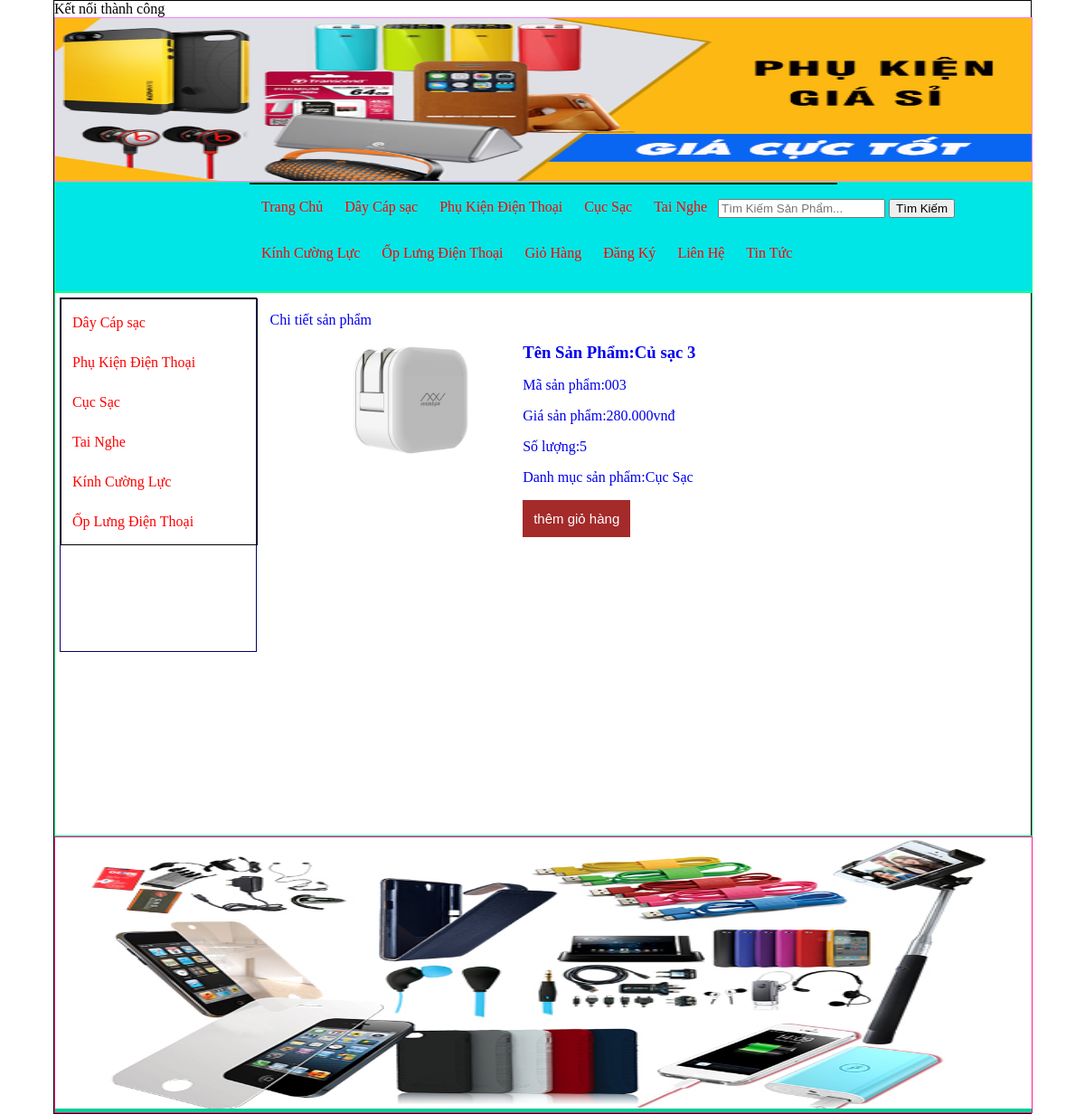
The page /Pages/cuoiki.php?quanly=sanpham&id=31 on the database its author committed.
### tables this page shows
CREATE TABLE `danhmuc` (
  `id_danhmuc` int(11) NOT NULL,
  `tendanhmuc` varchar(256) NOT NULL,
  `thutu` int(11) NOT NULL
);

CREATE TABLE `sanpham` (
  `id_sanpham` int(11) NOT NULL,
  `tensanpham` varchar(255) NOT NULL,
  `ma` varchar(100) NOT NULL,
  `gia` varchar(100) NOT NULL,
  `soluong` int(100) NOT NULL,
  `hinhanh` varchar(50) NOT NULL,
  `tomtat` tinytext NOT NULL,
  `noidung` text NOT NULL,
  `tinhtrang` int(100) NOT NULL,
  `id_danhmuc` int(11) NOT NULL
);

### Pages/menu.php (the view, shortened to what this page needs)
<?php
    $sql_danhmuc="SELECT * FROM `danhmuc` ORDER BY id_danhmuc DESC";
    $query_danhmuc= mysqli_query($conn,$sql_danhmuc);
?>
    <div class="menu">
            <ul class="list_menu">
                <li><a href="cuoiki.php">Trang Chủ</a></li>
                    <?php
                    while($row_danhmuc = mysqli_fetch_array($query_danhmuc)) {
                    ?>
                <li><a href="cuoiki.php?quanly=danhmucsanpham&id=<?php echo $row_danhmuc['id_danhmuc']?>">
                <?php echo $row_danhmuc['tendanhmuc'];?></a></li>
                    <?php
                        }
                    ?>
                <li><a href="cuoiki.php?quanly=giohang">Giỏ Hàng</a></li>
                <?php
                    if(isset($_SESSION['dangky'])){
                ?>
                        <li><a href="cuoiki.php?dangxuat=1">Đăng Xuất</a></li>
                    <?php
                        }
                    else {
                    ?>
                        <li><a href="cuoiki.php?quanly=dangky">Đăng Ký</a></li>
                <?php
                    }
                ?>
                <li><a href="cuoiki.php?quanly=lienhe">Liên Hệ</a></li>
                <li><a href="cuoiki.php?quanly=tintuc">Tin Tức</a></li>
            </ul>
            <p>
                <form action="cuoiki.php?quanly=timkiem" method="POST">
                    <input type="text" placeholder="Tìm Kiếm Sản Phẩm..." name="tukhoa">
                    <input type="submit" name="timkiem" value="Tìm Kiếm">
                </form>
            </p>
        </div>

### Pages/left/sidebar.php
<div class="sidebar">
                <ul class="list_sidebar">
                <?php
                    $sql_danhmuc="SELECT * FROM `danhmuc` ORDER BY id_danhmuc DESC";
                    $query_danhmuc= mysqli_query($conn,$sql_danhmuc);
                    while($row =  mysqli_fetch_array($query_danhmuc)){
                ?>
                    <li><a href="cuoiki.php?quanly=danhmucsanpham&id=<?php echo $row['id_danhmuc'];?>"><?php echo $row['tendanhmuc'];?></li>
                    <?php
                    }
                    ?>
                </ul>
            </div>

### Pages/right/sanpham.php
<p>Chi tiết sản phẩm</p>
<?php
    $sql_chitiet = "SELECT * FROM sanpham,danhmuc WHERE sanpham.id_danhmuc = danhmuc.id_danhmuc AND sanpham.id_sanpham='$_GET[id]' ";
    $query_chitiet= mysqli_query($conn,$sql_chitiet);
    while($row_chitiet = mysqli_fetch_array($query_chitiet)) {
?>
<div class="wrapper_chitiet">
    <div class="hinhanh_sanpham">
            <img width="100%" src="../admin/module/quanlysanpham/uploads/<?php echo $row_chitiet['hinhanh'];?>">
    </div>
    <form method="POST" action="../Pages/right/themgiohang.php?idsanpham=<?php echo $row_chitiet['id_sanpham']; ?>">
        <div class="chitiet_sanpham">
                <h3 style="margin:0px">Tên Sản Phẩm:<?php echo $row_chitiet['tensanpham']; ?></h3>
                <p>Mã sản phẩm:<?php echo $row_chitiet['ma']; ?></p>
                <p>Giá sản phẩm:<?php echo number_format($row_chitiet['gia'],0,',','.').'vnđ'; ?></p>
                <p>Số lượng:<?php echo $row_chitiet['soluong']; ?></p>
                <p>Danh mục sản phẩm:<?php echo $row_chitiet['tendanhmuc']; ?></p>
                <p><input class="themgiohang" type="submit" name="themvaogio" value="thêm giỏ hàng"></p>
        </div>
    </form>
</div>
<?php
    }
?>

### Pages/cuoiki.css (style rules this page uses)
body { margin: 0px; padding: 0px; }
.menu { border: 1px solid #1aff8c; height: 120px; width: 100%; background: #00e6e6; }
ul.list_menu { padding: 0; margin: 0 auto; list-style: none; width: 60%; border: 1px solid; line-height: 27px; }
ul.list_menu li { float: left; margin: 7px; padding: 5px; }
ul.list_menu li a { text-decoration: none; text-align: center; color: #ff0000; }
.sidebar { border: 1px solid #000066; height: 390px; width: 20%; margin-top: 5px; margin-left: 5px; float: left; }
ul.list_sidebar { padding: 0; list-style: none; margin: 0; width: 100%; border: 1px solid; line-height: 27px; }
ul.list_sidebar li { margin: 7px; padding: 5px; }
ul.list_sidebar li a { text-decoration: none; text-align: left; color: #ff0000; display: block; }
.wrapper_chitiet { height: auto; width: 90%; margin: 0px auto; }
.hinhanh_sanpham { float: left; width: 30%; }
.chitiet_sanpham { float: left; width: 49%; margin:0 10px; }
input.themgiohang { border: none; background: brown; color: #fff; padding: 12px; font-size: 15px; cursor: pointer; }

### rows shown on the page
danhmuc: tendanhmuc "Dây Cáp sạc"
danhmuc: tendanhmuc "Phụ Kiện Điện Thoại"
danhmuc: tendanhmuc "Cục Sạc"
danhmuc: tendanhmuc "Tai Nghe"
danhmuc: tendanhmuc "Kính Cường Lực"
danhmuc: tendanhmuc "Ốp Lưng Điện Thoại"
sanpham: hinhanh (picture), tensanpham "Củ sạc 3", ma "003", gia "280.000", soluong "5", id_danhmuc.tendanhmuc "Cục Sạc"
